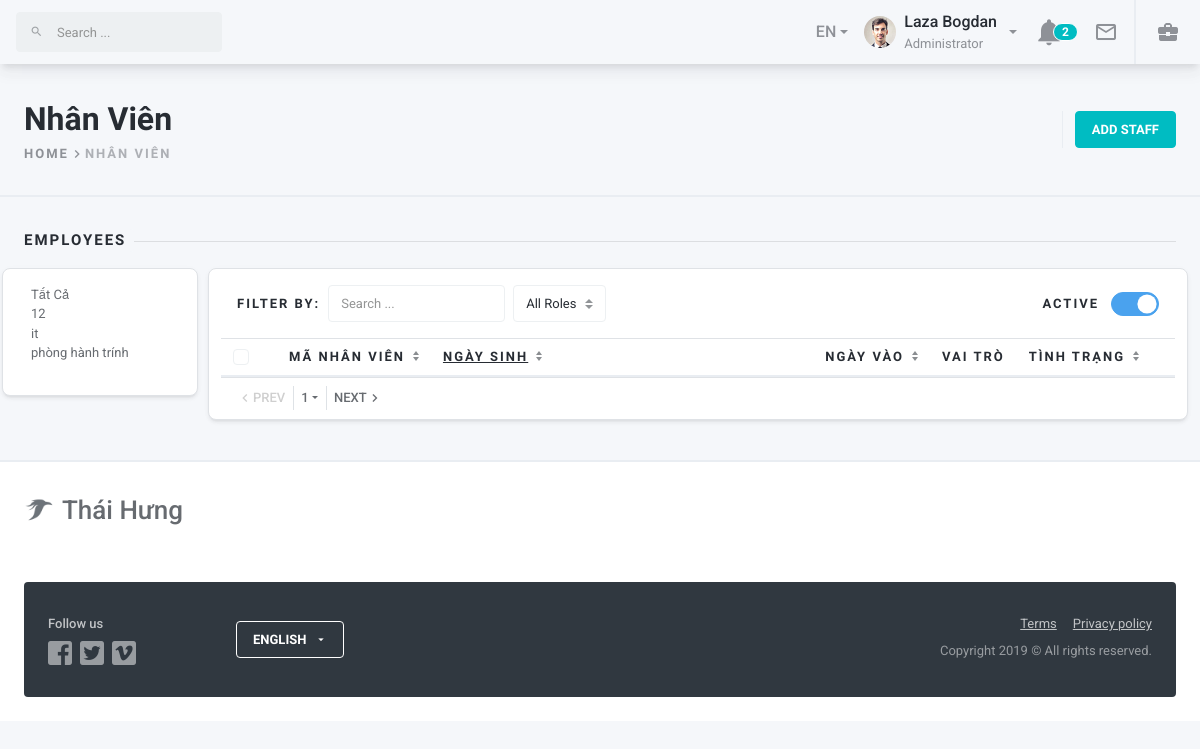
Page /dist/phongban.php?mb=1 on the committed database.
### tables this page shows
CREATE TABLE IF NOT EXISTS `room` (
  `id` int NOT NULL AUTO_INCREMENT,
  `name_room` varchar(60) NOT NULL,
  `id_company` int DEFAULT NULL,
  `level` int DEFAULT NULL,
  PRIMARY KEY (`id`) USING BTREE,
  KEY `mcompany` (`id_company`) USING BTREE,
  CONSTRAINT `m_company` FOREIGN KEY (`id_company`) REFERENCES `company` (`id`)
);

### dist/phongban.php (the view, shortened to what this page needs)
<?php include "../head.php";
    include "config/function.php";?>
<link rel="stylesheet" href="../dist/assets/css/css.css">
<div class="mdk-drawer-layout__content page-content">
<div class="navbar navbar-expand navbar-shadow px-0  pl-lg-16pt navbar-light bg-body"
     id="default-navbar"
     data-primary>
    <form class="search-form navbar-search d-none d-md-flex mr-16pt"
          action="index.html">
        <button class="btn"
                type="submit"><i class="material-icons">search</i></button>
        <input type="text"
               class="form-control"
               placeholder="Search ...">
    </form>
    <div class="nav navbar-nav flex-nowrap d-none d-lg-flex mr-16pt"
         style="white-space: nowrap;">
        <div class="nav-item dropdown d-none d-sm-flex">
            <a href="#"
               class="nav-link dropdown-toggle"
               data-toggle="dropdown">EN</a>
        </div>
    </div>
    <div class="nav navbar-nav flex-nowrap d-flex ml-0 mr-16pt">
        <div class="nav-item dropdown d-none d-sm-flex">
            <a href="#"
               class="nav-link d-flex align-items-center dropdown-toggle"
               data-toggle="dropdown">
                <img width="32"
                     height="32"
                     class="rounded-circle mr-8pt"
                     src="assets/images/people/50/guy-3.jpg"
                     alt="account" />
                <span class="flex d-flex flex-column mr-8pt">
                    <span class="navbar-text-100">Laza Bogdan</span>
                    <small class="navbar-text-50">Administrator</small>
                </span>
            </a>
        </div>
        <div class="nav-item ml-16pt dropdown dropdown-notifications">
            <button class="nav-link btn-flush dropdown-toggle"
                    type="button"
                    data-toggle="dropdown"
                    data-dropdown-disable-document-scroll
                    data-caret="false">
                <i class="material-icons">notifications</i>
                <span class="badge badge-notifications badge-accent">2</span>
            </button>
        </div>
        <div class="nav-item ml-16pt dropdown dropdown-notifications">
            <button class="nav-link btn-flush dropdown-toggle"
                    type="button"
                    data-toggle="dropdown"
                    data-dropdown-disable-document-scroll
                    data-caret="false">
                <i class="material-icons icon-24pt">mail_outline</i>
            </button>
        </div>
    </div>
    <div class="dropdown border-left-2 navbar-border">
        <button class="navbar-toggler navbar-toggler-custom d-block"
                type="button"
                data-toggle="dropdown"
                data-caret="false">
            <span class="material-icons">business_center</span>
        </button>
    </div>
</div>
<div class="border-bottom-2 py-32pt position-relative z-1">
    <div class="container-fluid page__container d-flex flex-column flex-md-row align-items-center text-center text-sm-left">
        <div class="flex d-flex flex-column flex-sm-row align-items-center mb-24pt mb-md-0">
            <div class="mb-24pt mb-sm-0 mr-sm-24pt">
                <h2 class="mb-0">Nhân Viên</h2>
                <ol class="breadcrumb p-0 m-0">
                    <li class="breadcrumb-item"><a href="index.html">Home</a></li>
                    <li class="breadcrumb-item active">
                        Nhân Viên
                    </li>
                </ol>
            </div>
        </div>
        <div class="row"
             role="tablist">
            <div class="col-auto border-left">
                <a href=""
                   class="btn btn-accent">Add Staff</a>
            </div>
        </div>
    </div>
</div>
<div class="container-fluid page__container page__container page-section">
    <div class="page-separator">
        <div class="page-separator__text">Employees</div>
    </div>
    <div class="row card-group-row mb-lg-8pt">
      <div class="col-md-2 col-sm-auto card " id="phong1">
        <ul class="card-body">
            <?php
            $sql3=mysqli_query($conn," SELECT p.name_room, p.id From room as p left join company as b on b.id=p.id_company where b.id=".$_GET['mb']."");
            echo "<li class='sidebar-menu-item'><a href='?mb=".$_GET['mb']."&id='''>
            <span class='sidebar-menu-text'>Tất Cả</span>
            </a></li>";
            while($hien1=mysqli_fetch_assoc($sql3)){
                echo "<li class='sidebar-menu-item'><a href='?mb=".$_GET['mb']."&id=".$hien1['id']."'>
                <span class='sidebar-menu-text'>".$hien1['name_room']."</span>
                </a></li>";
            }
            ?>
        </ul>
      </div>
    <div class="card mb-0 col-md-10 col-sm">
        <div class="table-responsive"
             data-toggle="lists"
             data-lists-sort-by="js-lists-values-employee-name"
             data-lists-values='["js-lists-values-employee-name", "js-lists-values-employer-name", "js-lists-values-projects", "js-lists-values-activity", "js-lists-values-earnings"]'>
            <div class="card-header">
                <form class="form-inline">
                    <label class="mr-sm-2 form-label"
                           for="inlineFormFilterBy">Filter by:</label>
                    <input type="text"
                           class="form-control search mb-2 mr-sm-2 mb-sm-0"
                           id="inlineFormFilterBy"
                           placeholder="Search ...">
                    <select id="inlineFormRole"
                            class="custom-select mb-2 mr-sm-2 mb-sm-0">
                        <option value="All Roles">All Roles</option>
                    </select>
                    <div class="ml-auto mb-2 mb-sm-0 custom-control-inline mr-0">
                        <label class="form-label mb-0"
                               for="active">Active</label>
                        <div class="custom-control custom-checkbox-toggle ml-8pt">
                            <label class="custom-control-label"
                                   for="active">Active</label>
                        </div>
                    </div>
                </form>
            </div>
             <table class="table mb-0 thead-border-top-0 table-nowrap">
                <thead>
                    <tr>
                        <th style="width: 18px;"
                            class="pr-0">
                            <div class="custom-control custom-checkbox">
                                <label class="custom-control-label"
                                       for="customCheckAllstaff"><span class="text-hide">Toggle all</span></label>
                            </div>
                        </th>
                        <th style="width: 150px;">
                            <a href="javascript:void(0)"
                               class="sort"
                               data-sort="js-lists-values-employer-name">Mã Nhân Viên</a>
                        </th>
                        <th>
                            <a href="javascript:void(0)"
                               class="sort"
                               data-sort="js-lists-values-employee-name">Ngày Sinh</a>
                        </th>
                        <th class="text-center"
                            style="width: 48px;">
                            <a href="javascript:void(0)"
                               class="sort"
                               data-sort="js-lists-values-projects">Ngày vào</a>
                        </th>
                        <th style="width: 37px;">Vai trò</th>
                        <th style="width: 51px;">
                            <a href="javascript:void(0)"
                               class="sort"
                               data-sort="js-lists-values-earnings">Tình trạng</a>
                        </th>
                        <th style="width: 24px;"
                            class="pl-0"></th>
                    </tr>
                </thead>
            </table>
        </div>
        <div class="card-footer p-8pt">
            <ul class="pagination justify-content-start pagination-xsm m-0">
                <li class="page-item disabled">
                    <a class="page-link"
                       href="#"
                       aria-label="Previous">
                        <span aria-hidden="true"
                              class="material-icons">chevron_left</span>
                        <span>Prev</span>
                    </a>
                </li>
                <li class="page-item dropdown">
                    <a class="page-link dropdown-toggle"
                       data-toggle="dropdown"
                       href="#"
                       aria-label="Page">
                        <span>1</span>
                    </a>
                </li>
                <li class="page-item">
                    <a class="page-link"
                       href="#"
                       aria-label="Next">
                        <span>Next</span>
                        <span aria-hidden="true"
                              class="material-icons">chevron_right</span>
                    </a>
                </li>
            </ul>
        </div>
    </div>
    </div>
</div>
<div class="js-fix-footer footer border-top-2">
    <div class="container-fluid page__container page-section d-flex flex-column">
        <p class="text-70 brand mb-24pt">
            <img class="brand-icon"
                 src="assets/images/logo/black-70@2x.png"
                 width="30"
                 alt="Huma"> Thái Hưng
    </div>
    <div class="pb-16pt pb-lg-24pt">
        <div class="container-fluid page__container">
            <div class="bg-dark rounded page-section py-lg-32pt px-16pt px-lg-24pt">
                <div class="row">
                    <div class="col-md-2 col-sm-4 mb-24pt mb-md-0">
                        <p class="text-white-70 mb-8pt"><strong>Follow us</strong></p>
                        <nav class="nav nav-links nav--flush">
                            <a href="#"
                               class="nav-link mr-8pt"><img src="assets/images/icon/footer/facebook-square@2x.png"
                                     width="24"
                                     height="24"
                                     alt="Facebook"></a>
                            <a href="#"
                               class="nav-link mr-8pt"><img src="assets/images/icon/footer/twitter-square@2x.png"
                                     width="24"
                                     height="24"
                                     alt="Twitter"></a>
                            <a href="#"
                               class="nav-link mr-8pt"><img src="assets/images/icon/footer/vimeo-square@2x.png"
                                     width="24"
                                     height="24"
                                     alt="Vimeo"></a>
                        </nav>
                    </div>
                    <div class="col-md-6 col-sm-4 mb-24pt mb-md-0 d-flex align-items-center">
                        <a href=""
                           class="btn btn-outline-white">English <span class="icon--right material-icons">arrow_drop_down</span></a>
                    </div>
                    <div class="col-md-4 text-md-right">
                        <p class="mb-8pt d-flex align-items-md-center justify-content-md-end">
                            <a href=""
                               class="text-white-70 text-underline mr-16pt">Terms</a>
                            <a href=""
                               class="text-white-70 text-underline">Privacy policy</a>
                        </p>
                        <p class="text-white-50 small mb-0">Copyright 2019 &copy; All rights reserved.</p>
                    </div>
                </div>
            </div>
        </div>
    </div>
</div>
</div>
<?php include '../body_js.php';?>

### rows in the picture
room: name_room "12"
room: name_room "it"
room: name_room "phòng hành trính"
